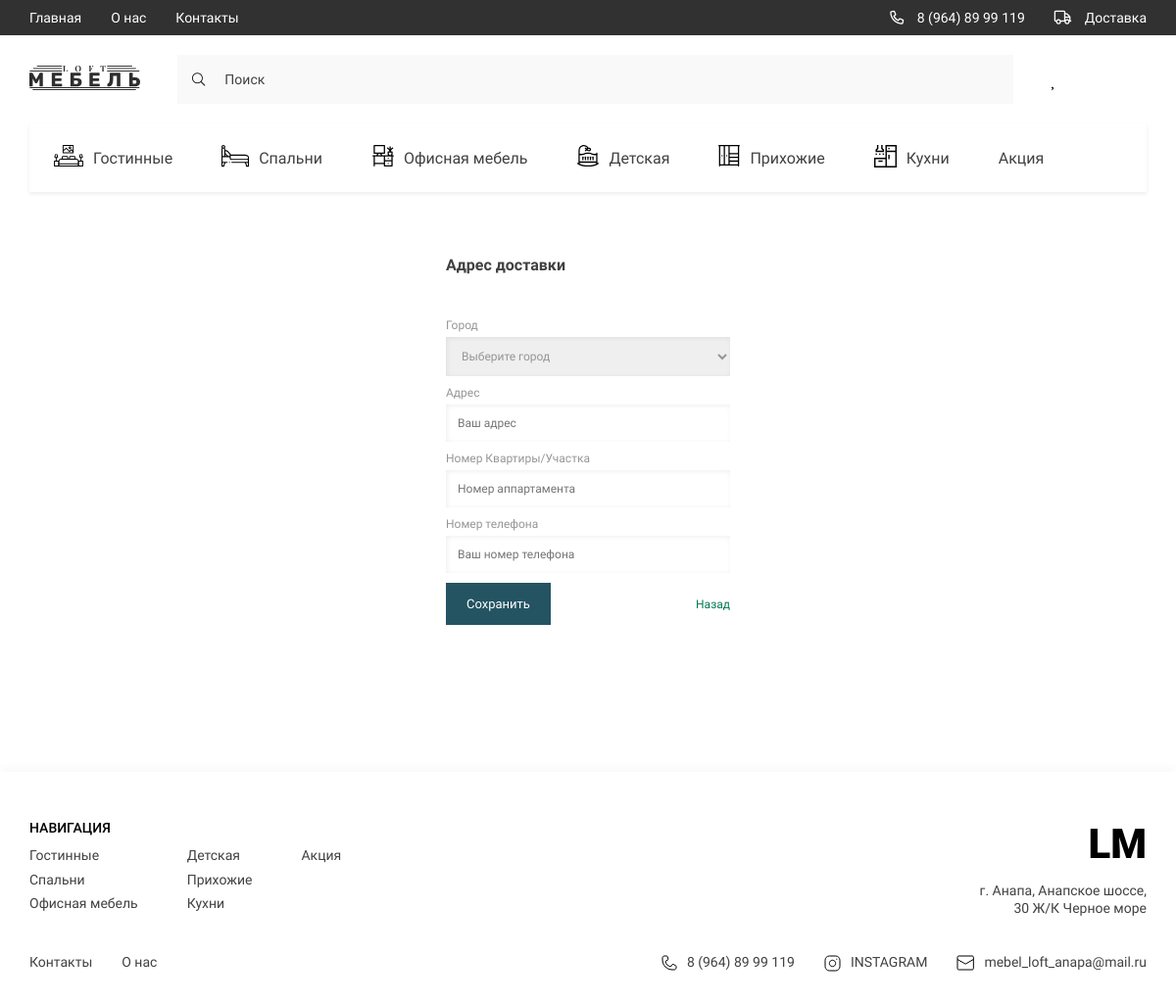
The page /shipping-address/ (signed in) on the database as committed earlier.
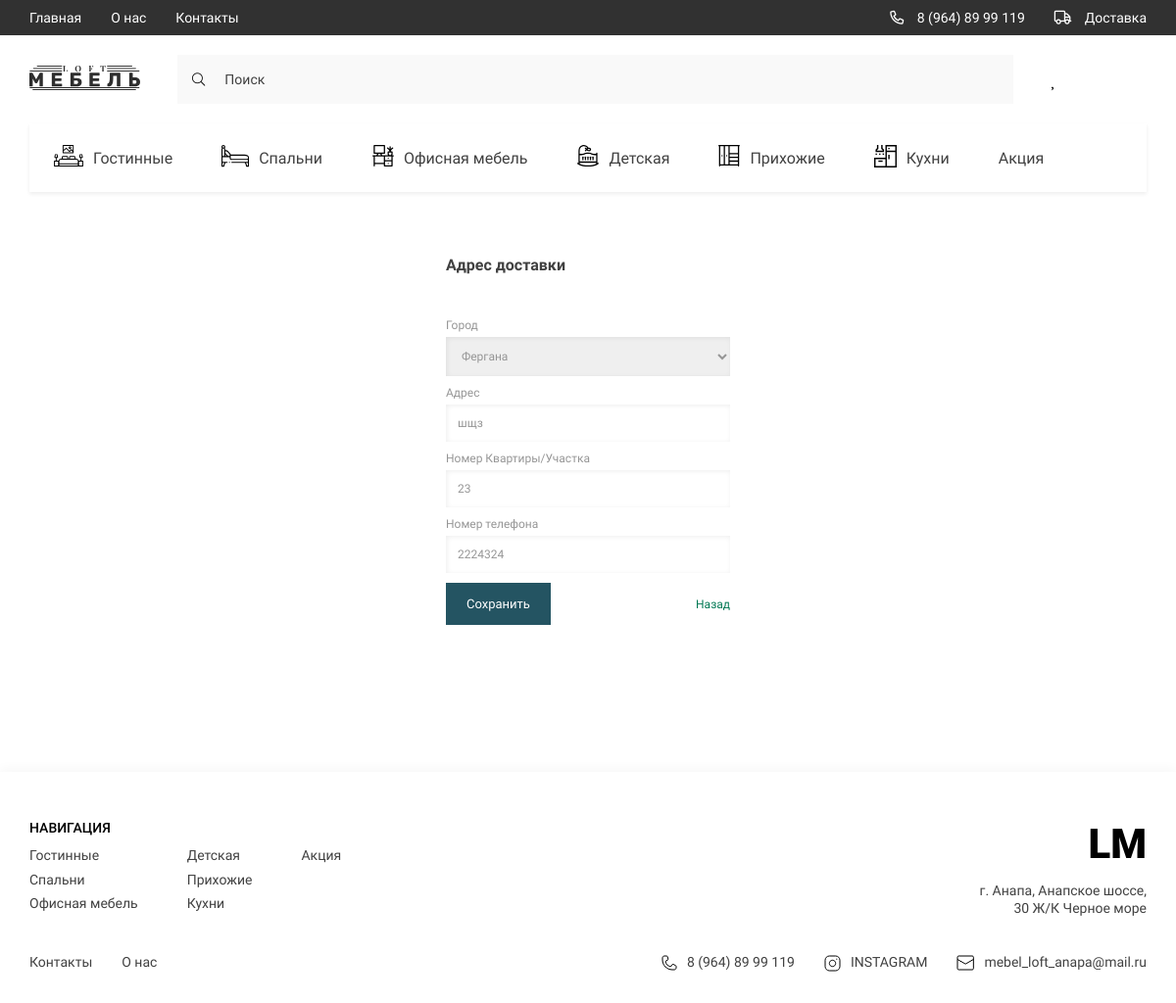
The same page on the database as committed later.
### store/models.py (models this page shows, shortened)
class City(models.Model):
    city = models.CharField(max_length=255, verbose_name='Город доставки')
    def __str__(self):
        return self.city
    class Meta:
        verbose_name = 'Город'
        verbose_name_plural = 'Города'

class ShippingAddressPermanent(models.Model):
    user = models.OneToOneField(User, on_delete=models.CASCADE, verbose_name='Пользователь')
    city = models.ForeignKey(City, on_delete=models.CASCADE, verbose_name='Город доставки')
    address = models.CharField(max_length=255, verbose_name='Адресс доставки')
    phone = models.CharField(max_length=255, verbose_name='Номер телефона')
    created_at = models.DateTimeField(auto_now_add=True)
    apartment_number = models.IntegerField(verbose_name='Номер аппартамента')
    class Meta:
        verbose_name = 'Адрес постоянной доставки'
        verbose_name_plural = 'Адрес постоянных доставок'

### store/views.py (the view)
# urls.py: path('shipping-address/', ShippingView.as_view(), name='shipping-address'),
class ShippingView(TemplateView):
    template_name = 'store/shipping.html'
    def get_context_data(self, **kwargs):
        context = super().get_context_data(**kwargs)
        address = None
        try:
            address = ShippingAddressPermanent.objects.get(user=self.request.user)
        except:
            pass
        if address:
            context['form'] = ShippingAddressPermanentForm(instance=address)
        else:
            context['form'] = ShippingAddressPermanentForm()
        context['title'] = 'Адрес доставки'
        return context

### store/forms.py
class ShippingAddressPermanentForm(forms.ModelForm):
    city = forms.ModelChoiceField(queryset=City.objects.all(), empty_label='Выберите город', widget=forms.Select(attrs={
        'class': 'contact__section-input',
        'placeholder': 'Ваш город'
    }))
    class Meta:
        model = ShippingAddressPermanent
        fields = (
            'city',
            'address',
            'phone',
            'apartment_number')
        widgets = {
            'address': forms.TextInput(attrs={
                'class': 'contact__section-input',
                'placeholder': 'Ваш адрес'
            }),
            'phone': forms.TextInput(attrs={
                'class': 'contact__section-input',
                'placeholder': 'Ваш номер телефона'
            }),
            'apartment_number': forms.NumberInput(attrs={
                'class': 'contact__section-input',
                'placeholder': 'Номер аппартамента'
            })
        }

### store/models.py (called while the page is built)
    def get_absolute_url(self):
        return reverse('category', kwargs={'slug': self.slug})

### store/templatetags/store_tags.py (called while the page is built)
@register.simple_tag()
def get_categories():
    return Category.objects.all()

### store/templates/store/shipping.html (shortened to what this page needs)
{% extends 'base.html' %}
{% load static %}
{% block main %}
<main class="main">
    <div class="registeration">
        <div class="container">
            <div class="registeration__content">
                <form class="registeration__form active" action="{% url 'saving_shipping_address' %}" method="post">
                    <h2 class="registeration__title products__title">Адрес доставки</h2>
                    <div class="registeration__form-grid">
                        <div class="input__title">
                            <h2>Город</h2>
                            {{ form.city }}
                        </div>
                        <div class="input__title">
                            <h2>Адрес</h2>
                            {{ form.address }}
                        </div>
                        <div class="input__title">
                            <h2>Номер Квартиры/Участка</h2>
                            {{ form.apartment_number }}
                        </div>
                         <div class="input__title">
                            <h2>Номер телефона</h2>
                            {{ form.phone }}
                        </div>
                    </div>
                    <div class="registeration__btns">
                        <button class="btn registeration__btn" type="submit">Сохранить</button>
                        <a href="{% url 'home' %}"
                           style="font-size:12px; color: rgb(1, 120, 83);; margin-left:100px;">Назад</a>
                    </div>
                </form>
            </div>
        </div>
    </div>
</main>
{% endblock main %}

Rows that differ between the two databases and show on the page:
computed for City: city "Выберите город" → "Фергана"
added ShippingAddressPermanent: address "шщз", apartment_number "23", phone "2224324"
